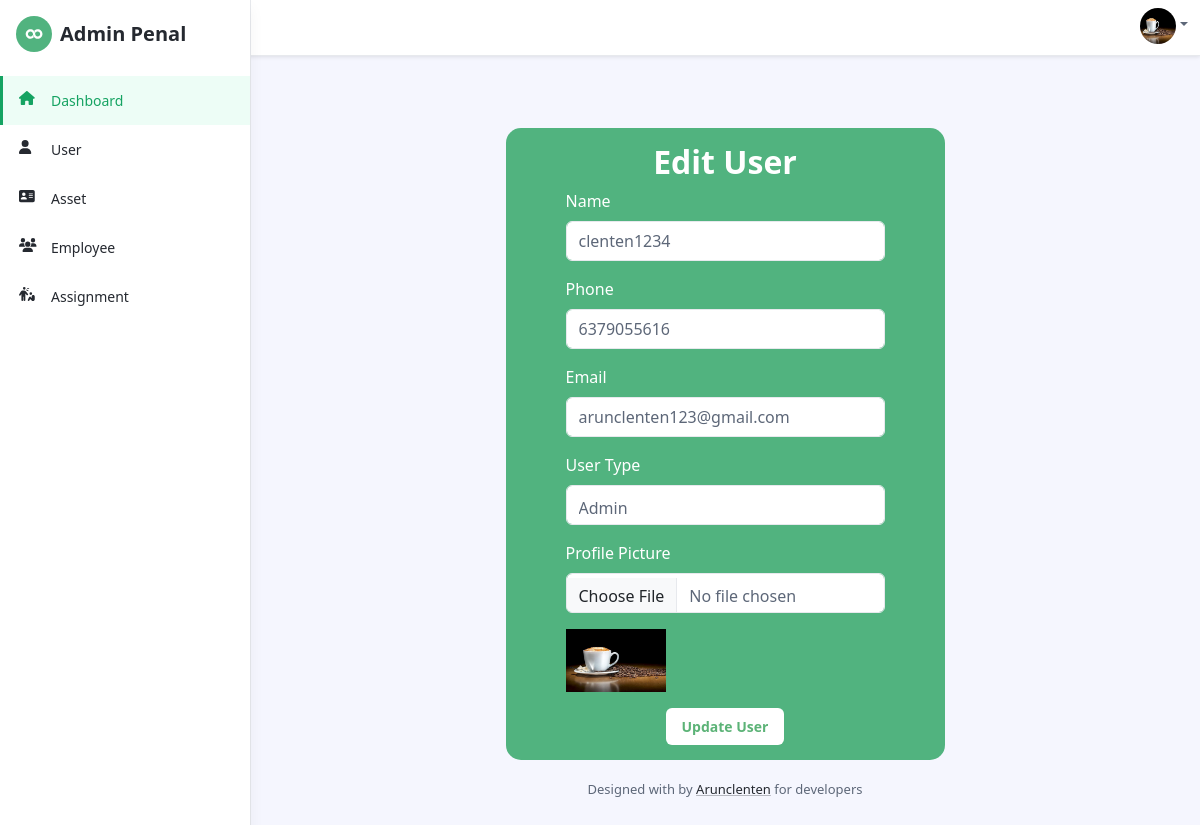
/edit_user.php?id=11 (signed in), run on the app's committed database.
### tables this page shows
CREATE TABLE `user_table` (
  `id` int(11) NOT NULL,
  `unique_id` varchar(250) NOT NULL,
  `name` varchar(250) NOT NULL,
  `email` varchar(250) NOT NULL,
  `phone` varchar(250) NOT NULL,
  `user_type` enum('admin','super-admin') NOT NULL,
  `password` varchar(250) NOT NULL,
  `profile_picture` varchar(250) NOT NULL,
  `create_at` datetime NOT NULL DEFAULT current_timestamp()
);

### edit_user.php (the view, shortened to what this page needs)
<?php
include("header.php");
require_once 'db.php';
$id = $_GET['id'];
$sql = "SELECT * FROM user_table WHERE id = :id";
$stmt = $pdo->prepare($sql);
$stmt->execute([':id' => $id]);
$user = $stmt->fetch(PDO::FETCH_ASSOC);
?>
<div class="container mt-5">
<div class="auth-form-container text-start mx-auto">
    <form method="POST" class="auth-form auth-signup-form" enctype="multipart/form-data">
    <h2 class="text-center text-white">Edit User</h2>
        <div class="mb-3">
            <label for="name" class="form-label text-white" >Name</label>
            <input type="text" class="form-control" id="name" name="name" value="<?php echo $user['name']; ?>" required>
        </div>
        <div class="mb-3">
            <label for="phone" class="form-label text-white" >Phone</label>
            <input type="text" class="form-control" id="phone" name="phone" value="<?php echo $user['phone']; ?>" required>
        </div>
        <div class="mb-3">
            <label for="email" class="form-label text-white" >Email</label>
            <input type="email" class="form-control" id="email" name="email" value="<?php echo $user['email']; ?>" required>
        </div>
        <div class="mb-3">
            <label for="user_type" class="form-label text-white" >User Type</label>
            <select class="form-control" id="user_type" name="user_type" required>
                <option value="admin" <?php echo ($user['user_type'] == 'admin') ? 'selected' : ''; ?>>Admin</option>
            </select>
        </div>
        <div class="mb-3">
            <label for="profile_picture" class="form-label text-white" >Profile Picture</label>
            <input type="file" class="form-control" id="profile_picture" name="profile_picture">
            <img src="uploads/<?php echo $user['profile_picture']; ?>" width="100" class="mt-3">
        </div>
        <div class="text-center">
        <button type="submit" class="btn bg-white text-success">Update User</button>
        </div>
    </form>
</div>
<?php
include("footer.php");
?>

### header.php (style rules this page uses)
.auth-form { width: 50%; background: #51b37f; padding: 15px 60px; border-radius: 15px; }
.auth-form-container { display: flex; justify-content: center; }

### data on the page
user_table: name "clenten1234", phone "6379055616", email "arunclenten123@gmail.com", user_type "Admin", profile_picture (picture)
